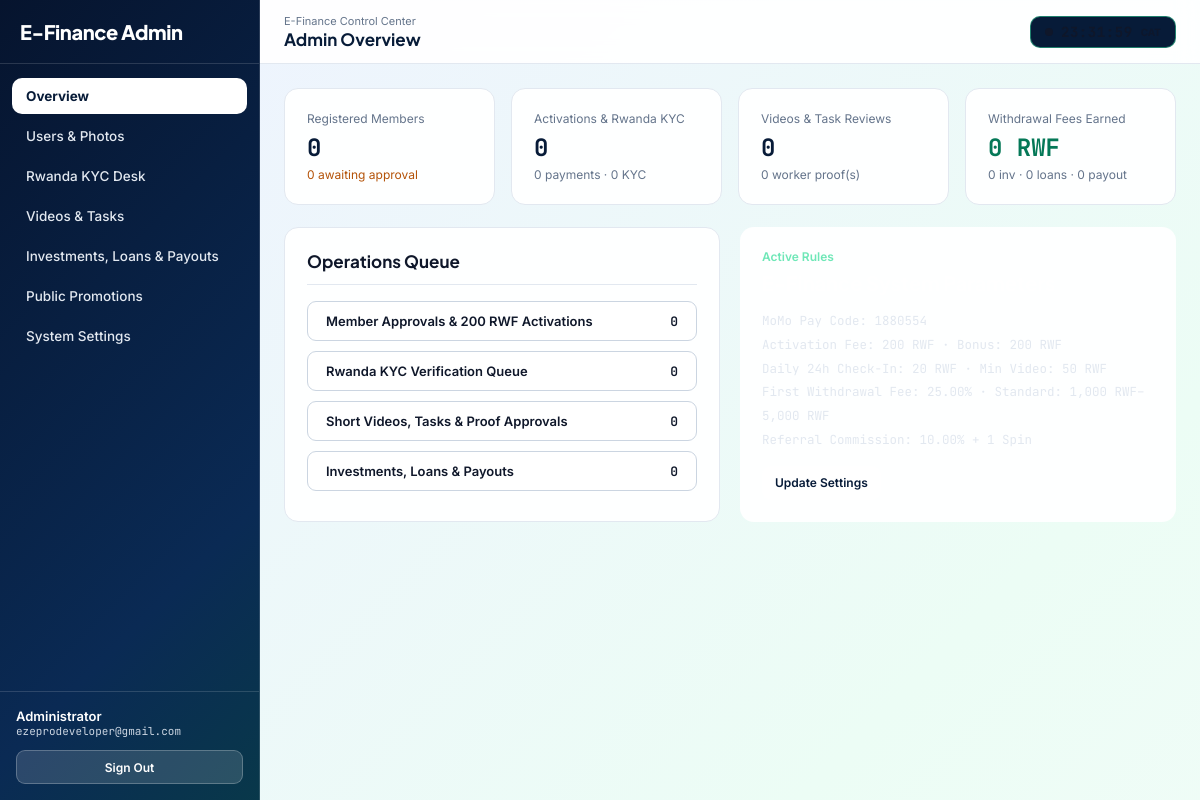
Page /admin/dashboard.php (signed in) on the committed database.
### tables this page shows
CREATE TABLE IF NOT EXISTS `users` (
  `id` INT UNSIGNED NOT NULL AUTO_INCREMENT PRIMARY KEY,
  `account_number` VARCHAR(32) NOT NULL UNIQUE,
  `role` ENUM('member', 'admin') NOT NULL DEFAULT 'member',
  `first_name` VARCHAR(80) NOT NULL,
  `second_name` VARCHAR(80) NOT NULL,
  `email` VARCHAR(160) NOT NULL UNIQUE,
  `phone` VARCHAR(24) NOT NULL UNIQUE,
  `gender` ENUM('Male', 'Female', 'Other') NOT NULL DEFAULT 'Male',
  `date_of_birth` DATE NOT NULL,
  `national_id` VARCHAR(16) NOT NULL UNIQUE,
  `profile_photo_path` VARCHAR(255) NOT NULL,
  `education_type` ENUM('University', 'A-Level') NOT NULL,
  `institution_name` VARCHAR(160) NOT NULL,
  `level_or_class` VARCHAR(80) NOT NULL,
  `faculty_or_combination` VARCHAR(120) NOT NULL,
  `place_of_birth` VARCHAR(120) NOT NULL,
  `akarere` VARCHAR(80) DEFAULT NULL,
  `umurenge` VARCHAR(80) DEFAULT NULL,
  `akagari` VARCHAR(80) DEFAULT NULL,
  `umudugudu` VARCHAR(80) DEFAULT NULL,
  `password_hash` VARCHAR(255) NOT NULL,
  `referral_code` VARCHAR(24) NOT NULL UNIQUE,
  `referred_by_user_id` INT UNSIGNED DEFAULT NULL,
  `spin_credits` INT UNSIGNED NOT NULL DEFAULT 0,
  `has_completed_first_withdrawal` TINYINT(1) NOT NULL DEFAULT 0,
  `account_status` ENUM('pending_approval', 'awaiting_payment', 'payment_submitted', 'active', 'suspended') NOT NULL DEFAULT 'pending_approval',
  `activation_phone` VARCHAR(24) DEFAULT NULL,
  `activation_ref` VARCHAR(120) DEFAULT NULL,
  `wallet_balance_rwf` DECIMAL(14,2) NOT NULL DEFAULT 0.00,
  `bonus_balance_rwf` DECIMAL(14,2) NOT NULL DEFAULT 0.00,
  `savings_balance_rwf` DECIMAL(14,2) NOT NULL DEFAULT 0.00,
  `kyc_status` ENUM('not_submitted', 'pending', 'approved', 'rejected') NOT NULL DEFAULT 'not_submitted',
  `last_checkin_at` DATETIME DEFAULT NULL,
  `checkin_streak` INT UNSIGNED NOT NULL DEFAULT 0,
  `created_at` DATETIME NOT NULL DEFAULT CURRENT_TIMESTAMP,
  CONSTRAINT `fk_users_referrer` FOREIGN KEY (`referred_by_user_id`) REFERENCES `users` (`id`) ON DELETE SET NULL
);

CREATE TABLE IF NOT EXISTS `system_settings` (
  `id` TINYINT UNSIGNED NOT NULL PRIMARY KEY DEFAULT 1,
  `activation_fee_rwf` INT UNSIGNED NOT NULL DEFAULT 200,
  `welcome_bonus_rwf` INT UNSIGNED NOT NULL DEFAULT 200,
  `daily_checkin_rwf` INT UNSIGNED NOT NULL DEFAULT 20,
  `withdrawal_fee_percent` DECIMAL(5,2) NOT NULL DEFAULT 25.00,
  `subsequent_min_withdrawal_rwf` INT UNSIGNED NOT NULL DEFAULT 1000,
  `subsequent_max_withdrawal_rwf` INT UNSIGNED NOT NULL DEFAULT 5000,
  `referral_commission_percent` DECIMAL(5,2) NOT NULL DEFAULT 10.00,
  `min_video_reward_rwf` INT UNSIGNED NOT NULL DEFAULT 50,
  `momo_pay_code` VARCHAR(32) NOT NULL DEFAULT '1880554',
  `platform_tagline` VARCHAR(255) NOT NULL DEFAULT 'Digital savings, verified credit, and paid community tasks for Rwanda.',
  `maintenance_mode` TINYINT(1) NOT NULL DEFAULT 0,
  `updated_at` TIMESTAMP NOT NULL DEFAULT CURRENT_TIMESTAMP ON UPDATE CURRENT_TIMESTAMP
);

### includes/auth.php (called while the page is built, shortened)
<?php
require_once __DIR__ . '/functions.php';
function current_user(PDO $pdo): ?array
{
    $stmt = $pdo->prepare('SELECT * FROM users WHERE id = :id LIMIT 1');
    $stmt->execute([':id' => (int)$_SESSION['user_id']]);
    $user = $stmt->fetch();
    return $user;
}
function require_admin(PDO $pdo): array
{
    $user = current_user($pdo);
    return $user;
}

### includes/functions.php (called while the page is built, shortened)
<?php
function e(?string $value): string
{
    return htmlspecialchars((string)$value, ENT_QUOTES | ENT_SUBSTITUTE, 'UTF-8');
}
function format_rwf(float|int|string $amount): string
{
    return number_format((float)$amount, 0, '.', ',') . ' RWF';
}
function get_settings(PDO $pdo): array
{
    $stmt = $pdo->query('SELECT * FROM system_settings WHERE id = 1 LIMIT 1');
    $row = $stmt->fetch();
    $cached = $row;
    return $cached;
}

### admin/dashboard.php (the view, shortened to what this page needs)
<?php
require_once __DIR__ . '/../includes/auth.php';
$pdo = db();
$authUser = require_admin($pdo);
$settings = get_settings($pdo);
$counts = [
    'members' => (int)$pdo->query("SELECT COUNT(*) FROM users WHERE role = 'member'")->fetchColumn(),
    'pending_reg' => (int)$pdo->query("SELECT COUNT(*) FROM users WHERE role = 'member' AND account_status = 'pending_approval'")->fetchColumn(),
    'pending_act' => (int)$pdo->query("SELECT COUNT(*) FROM users WHERE role = 'member' AND account_status IN ('awaiting_payment', 'payment_submitted')")->fetchColumn(),
    'pending_kyc' => (int)$pdo->query("SELECT COUNT(*) FROM users WHERE role = 'member' AND kyc_status = 'pending'")->fetchColumn(),
    'pending_videos' => (int)$pdo->query("SELECT COUNT(*) FROM video_campaigns WHERE status = 'pending_admin'")->fetchColumn(),
    'pending_tasks' => (int)$pdo->query("SELECT COUNT(*) FROM custom_tasks WHERE status = 'pending_admin'")->fetchColumn(),
    'pending_subs' => (int)$pdo->query("SELECT COUNT(*) FROM task_submissions WHERE status = 'pending_admin'")->fetchColumn(),
    'pending_inv' => (int)$pdo->query("SELECT COUNT(*) FROM user_investments WHERE status = 'pending_admin'")->fetchColumn(),
    'pending_loans' => (int)$pdo->query("SELECT COUNT(*) FROM loans WHERE status = 'pending_admin'")->fetchColumn(),
    'pending_wd' => (int)$pdo->query("SELECT COUNT(*) FROM withdrawals WHERE status = 'pending_admin'")->fetchColumn(),
    'fees_earned' => (float)($pdo->query("SELECT COALESCE(SUM(fee_rwf), 0) FROM withdrawals WHERE status = 'paid'")->fetchColumn() ?: 0),
];
$pageTitle = 'Admin Overview';
$isAdminLayout = true;
require_once __DIR__ . '/../includes/header.php';
?>
<div class="cards-grid-4">
  <div class="card">
    <div class="stat-label">Registered Members</div>
    <div class="stat-value font-mono"><?= $counts['members'] ?></div>
    <div style="font-size: 12px; color: #b45309;"><?= $counts['pending_reg'] ?> awaiting approval</div>
  </div>
  <div class="card">
    <div class="stat-label">Activations &amp; Rwanda KYC</div>
    <div class="stat-value font-mono"><?= $counts['pending_act'] + $counts['pending_kyc'] ?></div>
    <div style="font-size: 12px; color: #64748b;"><?= $counts['pending_act'] ?> payments &middot; <?= $counts['pending_kyc'] ?> KYC</div>
  </div>
  <div class="card">
    <div class="stat-label">Videos &amp; Task Reviews</div>
    <div class="stat-value font-mono"><?= $counts['pending_videos'] + $counts['pending_tasks'] + $counts['pending_subs'] ?></div>
    <div style="font-size: 12px; color: #64748b;"><?= $counts['pending_subs'] ?> worker proof(s)</div>
  </div>
  <div class="card">
    <div class="stat-label">Withdrawal Fees Earned</div>
    <div class="stat-value font-mono" style="color: #047857;"><?= e(format_rwf($counts['fees_earned'])) ?></div>
    <div style="font-size: 12px; color: #64748b;"><?= $counts['pending_inv'] ?> inv &middot; <?= $counts['pending_loans'] ?> loans &middot; <?= $counts['pending_wd'] ?> payout</div>
  </div>
</div>
<div class="cards-grid-2">
  <section class="card">
    <div class="card-header"><h2 style="font-size: 17px;">Operations Queue</h2></div>
    <div style="display: flex; flex-direction: column; gap: 10px;">
      <a href="/admin/users.php" class="btn btn-outline" style="justify-content: space-between;">
        <span>Member Approvals &amp; 200 RWF Activations</span>
        <span class="font-mono"><?= $counts['pending_reg'] + $counts['pending_act'] ?></span>
      </a>
      <a href="/admin/kyc_review.php" class="btn btn-outline" style="justify-content: space-between;">
        <span>Rwanda KYC Verification Queue</span>
        <span class="font-mono"><?= $counts['pending_kyc'] ?></span>
      </a>
      <a href="/admin/moderation.php" class="btn btn-outline" style="justify-content: space-between;">
        <span>Short Videos, Tasks &amp; Proof Approvals</span>
        <span class="font-mono"><?= $counts['pending_videos'] + $counts['pending_tasks'] + $counts['pending_subs'] ?></span>
      </a>
      <a href="/admin/finance.php" class="btn btn-outline" style="justify-content: space-between;">
        <span>Investments, Loans &amp; Payouts</span>
        <span class="font-mono"><?= $counts['pending_inv'] + $counts['pending_loans'] + $counts['pending_wd'] ?></span>
      </a>
    </div>
  </section>
  <section class="card bg-shifting-aurora" style="color: #ffffff; border: none;">
    <div style="font-size: 12px; color: #6ee7b7; font-weight: 600;">Active Rules</div>
    <h2 style="font-size: 20px; margin: 6px 0 14px;">E-Finance System Parameters</h2>
    <div class="font-mono" style="font-size: 12.5px; line-height: 1.9; color: #e2e8f0;">
      <div>MoMo Pay Code: <?= e($settings['momo_pay_code']) ?></div>
      <div>Activation Fee: <?= e(format_rwf((int)$settings['activation_fee_rwf'])) ?> &middot; Bonus: <?= e(format_rwf((int)$settings['welcome_bonus_rwf'])) ?></div>
      <div>Daily 24h Check-In: <?= e(format_rwf((int)$settings['daily_checkin_rwf'])) ?> &middot; Min Video: <?= e(format_rwf((int)$settings['min_video_reward_rwf'])) ?></div>
      <div>First Withdrawal Fee: <?= e((string)$settings['withdrawal_fee_percent']) ?>% &middot; Standard: <?= e(format_rwf((int)$settings['subsequent_min_withdrawal_rwf'])) ?>–<?= e(format_rwf((int)$settings['subsequent_max_withdrawal_rwf'])) ?></div>
      <div>Referral Commission: <?= e((string)$settings['referral_commission_percent']) ?>% + 1 Spin</div>
    </div>
    <a href="/admin/settings.php" class="btn btn-sm" style="background: #ffffff; color: #071b38; margin-top: 14px;">Update Settings</a>
  </section>
</div>
<?php require_once __DIR__ . '/../includes/footer.php'; ?>

### includes/header.php (shortened to what this page needs)
<?php
$pageTitle = $pageTitle ?? 'E-Finance Rwanda';
$authUser = $authUser ?? null;
$isAdminLayout = $isAdminLayout ?? false;
$flash = function_exists('flash_get') ? flash_get() : null;
$currentPath = $_SERVER['PHP_SELF'] ?? '';
?>
<!DOCTYPE html>
<html lang="en">
<head>
  <link rel="stylesheet" href="/assets/css/style.css">
</head>
<body class="<?= $authUser ? 'bg-shifting-soft' : 'bg-shifting-aurora' ?>">
<?php if ($authUser && !$isAdminLayout): ?>
<div class="portal-shell">
  <aside class="portal-sidebar bg-shifting-aurora" id="portalSidebar">
    <div class="sidebar-brand">
      <a href="/user/dashboard.php" class="brand-link">E-Finance Rwanda</a>
      <button type="button" class="mobile-close-btn" id="closeSidebarBtn" aria-label="Close Menu">&times;</button>
    </div>
    <?php if (($authUser['account_status'] ?? '') === 'active'): ?>
    <nav class="sidebar-nav" aria-label="Member navigation">
      <a href="/user/dashboard.php" class="<?= str_ends_with($currentPath, '/user/dashboard.php') ? 'active' : '' ?>">Dashboard</a>
      <a href="/user/invest.php" class="<?= str_ends_with($currentPath, '/user/invest.php') ? 'active' : '' ?>">Investment Plans</a>
      <a href="/user/spin.php" class="<?= str_ends_with($currentPath, '/user/spin.php') ? 'active' : '' ?>">Lucky Spin &amp; Referrals</a>
      <a href="/user/kyc.php" class="<?= str_ends_with($currentPath, '/user/kyc.php') ? 'active' : '' ?>">Rwanda KYC</a>
      <a href="/user/savings_loans.php" class="<?= str_ends_with($currentPath, '/user/savings_loans.php') ? 'active' : '' ?>">Savings &amp; Loans</a>
      <a href="/user/videos_tasks.php" class="<?= str_ends_with($currentPath, '/user/videos_tasks.php') ? 'active' : '' ?>">Videos &amp; Tasks</a>
      <a href="/user/withdraw.php" class="<?= str_ends_with($currentPath, '/user/withdraw.php') ? 'active' : '' ?>">Withdraw</a>
      <a href="/user/transactions.php" class="<?= str_ends_with($currentPath, '/user/transactions.php') ? 'active' : '' ?>">History</a>
      <a href="/user/profile.php" class="<?= str_ends_with($currentPath, '/user/profile.php') ? 'active' : '' ?>">My Profile</a>
    </nav>
    <?php endif; ?>
    <div class="sidebar-footer">
      <div class="sidebar-user">
        <?php if (!empty($authUser['profile_photo_path'])): ?>
          <img src="/<?= e($authUser['profile_photo_path']) ?>" alt="Member" class="avatar-sm">
        <?php endif; ?>
        <div>
          <div class="user-name"><?= e($authUser['first_name'] . ' ' . $authUser['second_name']) ?></div>
          <div class="user-acct font-mono"><?= e($authUser['account_number']) ?></div>
        </div>
      </div>
      <a href="/logout.php" class="btn btn-ghost-light btn-sm btn-block">Sign Out</a>
    </div>
  </aside>
  <div class="portal-main">
    <header class="portal-topbar">
      <div class="topbar-left">
        <button type="button" class="mobile-menu-btn" id="openSidebarBtn" aria-label="Open Menu">&#9776;</button>
        <div>
          <span class="topbar-sub">E-Finance Rwanda Member</span>
          <h1 class="topbar-title"><?= e($pageTitle) ?></h1>
        </div>
      </div>
      <div class="kigali-clock" id="kigaliColorClock" aria-live="polite">
        <span class="clock-dot"></span>
        <span class="clock-time font-mono" id="clockDigits">--:--:--</span>
        <span class="clock-tz">CAT</span>
      </div>
    </header>
    <main class="portal-content">
      <?php if ($flash): ?>
        <div class="alert alert-<?= $flash['type'] === 'error' ? 'error' : 'success' ?>"><?= e($flash['message']) ?></div>
      <?php endif; ?>
<?php elseif ($authUser && $isAdminLayout): ?>
<div class="portal-shell">
  <aside class="portal-sidebar bg-shifting-aurora" id="portalSidebar">
    <div class="sidebar-brand">
      <a href="/admin/dashboard.php" class="brand-link">E-Finance Admin</a>
    </div>
    <nav class="sidebar-nav" aria-label="Admin navigation">
      <a href="/admin/dashboard.php" class="<?= str_ends_with($currentPath, '/admin/dashboard.php') ? 'active' : '' ?>">Overview</a>
      <a href="/admin/users.php" class="<?= str_ends_with($currentPath, '/admin/users.php') ? 'active' : '' ?>">Users &amp; Photos</a>
      <a href="/admin/kyc_review.php" class="<?= str_ends_with($currentPath, '/admin/kyc_review.php') ? 'active' : '' ?>">Rwanda KYC Desk</a>
      <a href="/admin/moderation.php" class="<?= str_ends_with($currentPath, '/admin/moderation.php') ? 'active' : '' ?>">Videos &amp; Tasks</a>
      <a href="/admin/finance.php" class="<?= str_ends_with($currentPath, '/admin/finance.php') ? 'active' : '' ?>">Investments, Loans &amp; Payouts</a>
      <a href="/admin/promotions.php" class="<?= str_ends_with($currentPath, '/admin/promotions.php') ? 'active' : '' ?>">Public Promotions</a>
      <a href="/admin/settings.php" class="<?= str_ends_with($currentPath, '/admin/settings.php') ? 'active' : '' ?>">System Settings</a>
    </nav>
    <div class="sidebar-footer">
      <div class="sidebar-user">
        <div>
          <div class="user-name">Administrator</div>
          <div class="user-acct font-mono"><?= e($authUser['email']) ?></div>
        </div>
      </div>
      <a href="/logout.php" class="btn btn-ghost-light btn-sm btn-block">Sign Out</a>
    </div>
  </aside>
  <div class="portal-main">
    <header class="portal-topbar">
      <div class="topbar-left">
        <div>
          <span class="topbar-sub">E-Finance Control Center</span>
          <h1 class="topbar-title"><?= e($pageTitle) ?></h1>
        </div>
      </div>
      <div class="kigali-clock" id="kigaliColorClock" aria-live="polite">
        <span class="clock-dot"></span>
        <span class="clock-time font-mono" id="clockDigits">--:--:--</span>
        <span class="clock-tz">CAT</span>
      </div>
    </header>
    <main class="portal-content">
<?php endif; ?>

### includes/footer.php (shortened to what this page needs)
<?php if (!empty($authUser)): ?>
    </main>
  </div>
</div>
<?php endif; ?>
</body>
</html>

### rows in the picture
users: email "ezeprodeveloper@gmail.com"
system_settings: momo_pay_code "1880554", activation_fee_rwf "200 RWF", welcome_bonus_rwf "200 RWF", daily_checkin_rwf "20 RWF", min_video_reward_rwf "50 RWF", withdrawal_fee_percent "25.00", subsequent_min_withdrawal_rwf "1,000 RWF", subsequent_max_withdrawal_rwf "5,000 RWF", referral_commission_percent "10.00"

### other values in the picture
$pageTitle "Admin Overview"
$counts['members'] "0"
$counts['pending_reg'] "0"
$counts['pending_act'] + $counts['pending_kyc'] "0"
$counts['pending_act'] "0"
$counts['pending_kyc'] "0"
$counts['pending_subs'] "0"
format_rwf($counts['fees_earned']) "0 RWF"
$counts['pending_inv'] "0"
$counts['pending_loans'] "0"
$counts['pending_wd'] "0"
$counts['pending_reg'] + $counts['pending_act'] "0"
